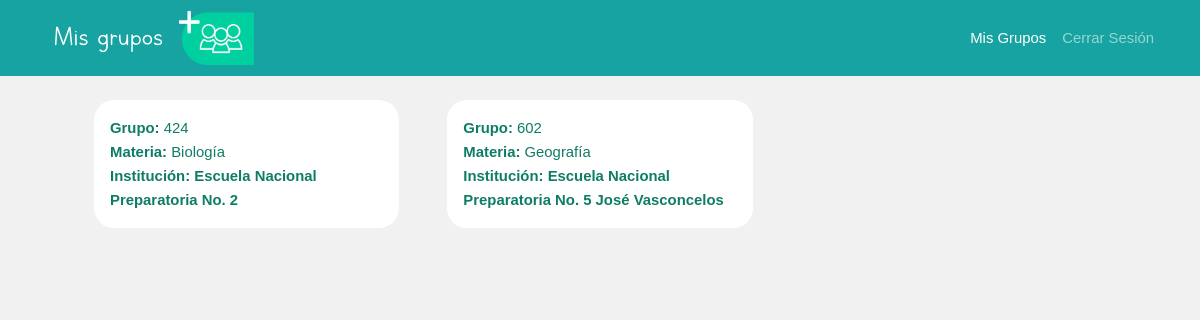
Page /estudiante/vistaEstudiante/ (signed in) on the committed database.
### AMCE/models.py (models this page shows, shortened)
class Grupo(models.Model):
	id_grupo = models.CharField(max_length=10, primary_key=True)
	nombre_grupo = models.CharField(max_length=100)
	materia = models.CharField(max_length=100, null=True, blank=True)
	institucion = models.CharField(max_length=100, null=True, blank=True)
	profesor_grupo = models.ForeignKey(Profesor, on_delete=models.CASCADE)

### AMCE/views/estudiante.py (the view)
# urls.py: path('estudiante/vistaEstudiante/', views.vistaAlumno, name = 'vistaAlumno'),
@student_required
def vistaAlumno(request):
	current_user = get_object_or_404(User, pk=request.user.pk)
	estudiante = Estudiante.objects.get(user_estudiante=current_user.id)
	grupos_inscritos = estudiante.grupos_inscritos.all()
	return render(request,"estudiante/MisGrupos.html", {'grupos_inscritos':grupos_inscritos})

### AMCE/templates/estudiante/MisGrupos.html (shortened to what this page needs)
{% extends "estudiante/base_mainpage.html" %}
{% load static %}
{% block header_ctxt %}
    <div class="nav-bar-title navbar-brand">Mis grupos</div>
    <a class="nav-bar-btn"  href="{% url 'AMCE:EstInscribirGrupo' %}" id="inscribir_grupo"> <img src="{% static 'assets/images/bt_grupos.png'%}"></a>
{% endblock %}
{% block navbar_ctxt %}
    <li class="nav-item active"><a class="nav-link" aria-current="page" href="{% url 'AMCE:EstMisGrupos' %}">Mis Grupos</a></li>
{% endblock %}
{% block inner_content %}
    <div class="row gx-4 gx-lg-5 row-cols-1 row-cols-md-2 row-cols-xl-3 justify-content">
        {% for g in grupos_inscritos %}
        <div class="col mb-3">
                <div class="grupo-card card h-100" >
                    <div class="card-body p-3">
                        <a href="{% url 'AMCE:EstPaginaGrupo' id_grupo=g.id_grupo %}">
                            <b>Grupo:</b> {{g.nombre_grupo}}<br>
                            <b>Materia: </b> {{g.materia}}<br>
                            <b>Institución: {{g.institucion}}</b><br>
                        </a>
                    </div>
                </div>
        </div>
        {% endfor %}
    </div>
{% endblock %}

### AMCE/templates/estudiante/base_mainpage.html (shortened to what this page needs)
{% extends "profesor/base.html" %}
{% load static %}
{% block navbar %}
    {% block header_ctxt %}
    {% endblock %}
    <div class="collapse navbar-collapse" id="navbarSupportedContent">
        <ul class="navbar-nav ms-auto mb-2 mb-lg-0">
            {% block navbar_ctxt %}{% endblock %}
            <li class="nav-item"><a class="nav-link" aria-current="page" href="{% url 'logout' %}">Cerrar Sesión</a></li>
        </ul>
    </div>
{% endblock %}
{% block content %}
    <div class="container px-4 px-lg-5 mt-3">
        {% block inner_content %}
        {% endblock %}
    </div>
{% endblock %}

### AMCE/templates/profesor/base.html (shortened to what this page needs)
 {% load static %}
<!DOCTYPE html>
<html lang="es">
    <head>
        <link rel="stylesheet" href="https://stackpath.bootstrapcdn.com/bootstrap/4.4.1/css/bootstrap.min.css">
        <link rel="stylesheet" href="{% static 'css/bootstrap.css'%}"/>
        <link rel="stylesheet" href="{% static 'css/header.css'%}"/>
        <link rel="stylesheet" href="https://cdn.jsdelivr.net/npm/bootstrap-icons@1.7.1/font/bootstrap-icons.css">
        <link rel="stylesheet" type="text/css" href="{% static 'css/normalize.css'%}">
        <link rel="stylesheet" type="text/css" href="{% static 'css/feedStyle.css'%}">
        <link rel="stylesheet" type="text/css" href="{% static 'css/popAlert.css'%}">
        <link rel="stylesheet" type="text/css" href="{% static 'css/cards.css'%}">
        <link href="{% static 'css/modal.css'%}" rel="stylesheet"/>
        <link rel="stylesheet" href="https://cdnjs.cloudflare.com/ajax/libs/font-awesome/4.7.0/css/font-awesome.min.css">
        <link rel="stylesheet" type="text/css" href="{% static 'css/custom.css'%}">
    </head>
    <body>
        <nav class="navbar navbar-expand-lg navbar-dark sticky-top">
            <div class="container">
                {% block navbar %}
                {% endblock %}
            </div>
        </nav>
        <div class="container mt-1">
            {% block content %}
            {% endblock %}
        </div>
    </body>
</html>

### static/css/feedStyle.css (style rules this page uses)
body { background: #FFFFFF; font-size: 62.5%; font-family: 'Varela Round', Helvetica, Arial, serif; }
img { object-fit: cover; }
a { font-size: .93rem; text-decoration: none; color: black; }

### static/css/cards.css (style rules this page uses)
.card { box-shadow: 0 4px 8px 0 rgba(0,0,0,0.2); transition: 0.3s; border-radius: 6px; }
.container { padding: 2px 16px; }

### static/css/custom.css (style rules this page uses)
body { background-color: #f1f1f1; }
.navbar { background-color: #17a3a1; padding-right: 0px; }
.nav-bar-title { font-family: 'Letter-for-learns'; font-size: 23pt; }
.nav-bar-btn img { width: 75px; }
.card { color: #0E7D65; box-shadow: none; border: none; }
.card a { color: #0E7D65; }
.grupo-card { font-family: 'Gill Sans', 'Gill Sans MT', Calibri, 'Trebuchet MS', sans-serif; border-radius: 20px; font-size: 12pt; }
.card-body { padding: 2px; }

### rows in the picture
Grupo: nombre_grupo "424", materia "Biología", institucion "Escuela Nacional Preparatoria No. 2"
Grupo: nombre_grupo "602", materia "Geografía", institucion "Escuela Nacional Preparatoria No. 5 José Vasconcelos"
